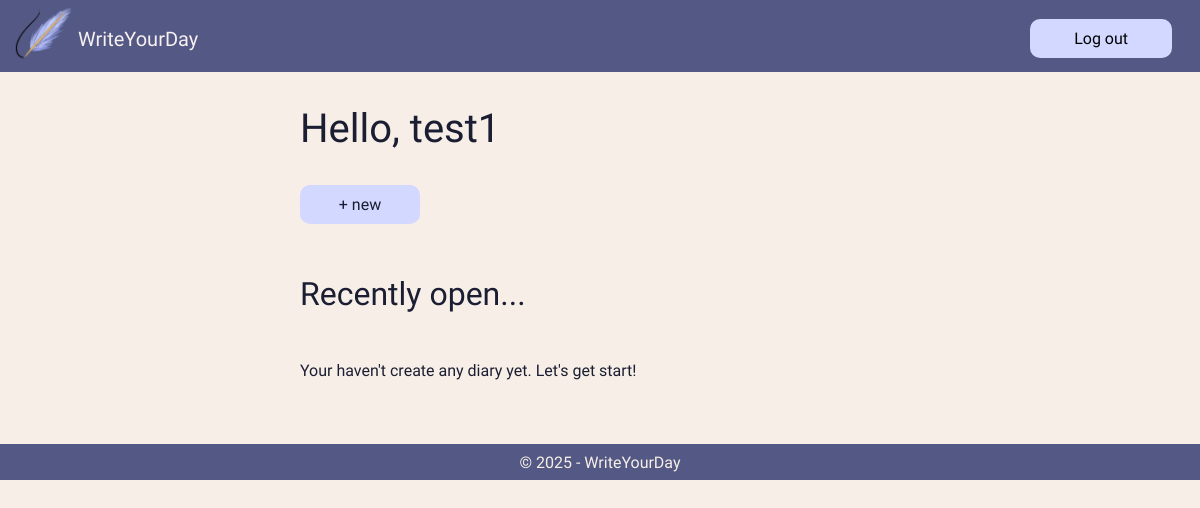
Before: /main (signed in) with the older database file.
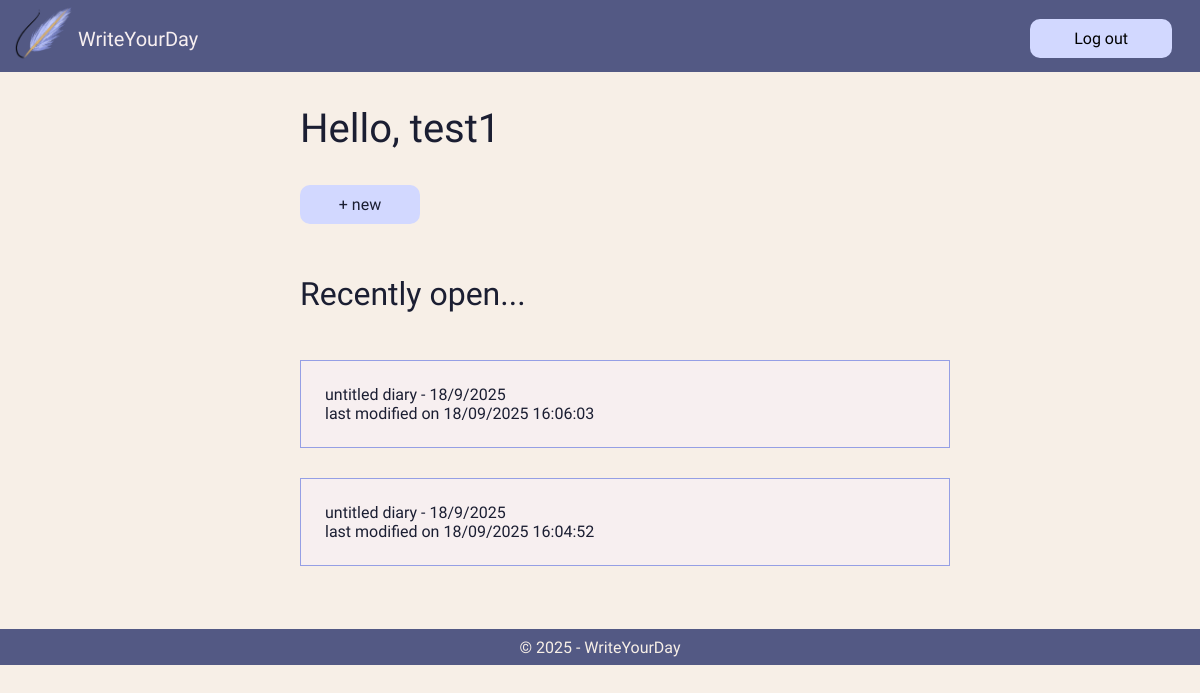
After: the same page with the newer database file.
### tables this page shows
CREATE TABLE Entry (id INTEGER PRIMARY KEY UNIQUE, year INTEGER, month INTEGER, date INTEGER, topic TEXT DEFAULT "untitled diary", info TEXT, rate INTEGER, last_open INTEGER, last_modified TEXT);

### app.py (the view, shortened to what this page needs)
@app.route("/main", methods=["GET", "POST"])
def main():
    id = session.get("id")  # get user id that stored in session
    if id is None:
        abort(401)
    user_query = f"SELECT username, is_verified FROM User WHERE id = {id}"
    current_user = get_data_from_database(user_query)[0][0]
    if get_data_from_database(user_query)[0][1] == 0:
        return redirect(url_for("verify_page"))
    diary_list_query = f"""SELECT id, topic, last_modified, year, month, date
FROM Entry WHERE id IN(
SELECT entry_id FROM UserEntry WHERE user_id = {id})
ORDER BY last_open DESC
"""
    diary_list = get_data_from_database(diary_list_query)
    num_diary = len(diary_list)
    logout_button = request.form.get("logout")
    return render_template("main.html",
                           title="Main",
                           user=current_user,
                           diary_list=diary_list,
                           num_diary=num_diary,
                           login=True)

### database_connection.py (called while the page is built)
def get_data_from_database(query, params=None):
    with sqlite3.connect(DATABASE) as db:  # connected with database
        cursor = db.cursor()
        if params is None:
            cursor.execute(query)
        else:
            cursor.execute(query, params)
        results = cursor.fetchall()
    return results

### templates/main.html
{% extends 'layout.html' %}
{% block content %}
<form action="{{ url_for('main') }}" method="post" class="diary_list">
    <h2>Hello, {{ user }}</h2>
    <input type="submit" value="+ new" class="new"><br>
    <p class="open">Recently open...</p>
    {% if num_diary == 0 %}
    <p>Your haven't create any diary yet. Let's get start!</p>{% endif %}
    {% for diary in diary_list %}
    <div class="diary_list">
        <a href="/diary/{{ diary[0] }}" class="diary_list">
            {{ diary[1] }} - {{ diary[5]}}/{{ diary[4] }}/{{diary[3]}}
        <p class="modify">last modified on {{diary[2][6:8]}}/{{diary[2][4:6]}}/{{diary[2][:4]}}
            {{diary[2][8:10]}}:{{diary[2][10:12]}}:{{diary[2][12:14]}}
        </p></a>
    </div>
    {% endfor %}
</form>
{% endblock %}

Changed rows visible on the page:
now on this page (row edited): Entry: topic "untitled diary", date "18", month "9", year "2025", last_modified "18", last_modified "09", last_modified "2025", last_modified "16", last_modified "06", last_modified "03"
now on this page (row edited): Entry: topic "untitled diary", date "18", month "9", year "2025", last_modified "18", last_modified "09", last_modified "2025", last_modified "16", last_modified "04", last_modified "52"
Other visible differences:
text no longer shown: "Your haven't create any diary yet. Let's get start!"
